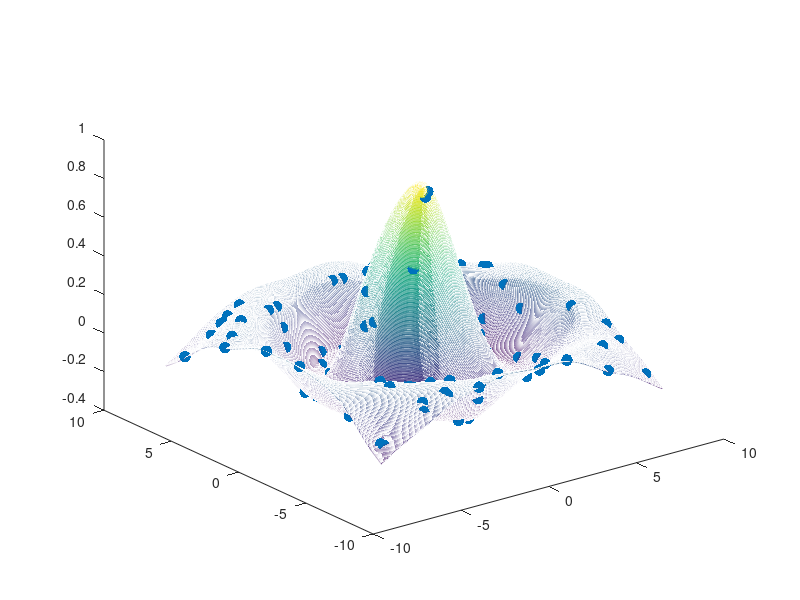

MATLAB code to generate this figure:
% x=0:1:4;
% y=4*x+1+randn(size(x));
% dl=10;
% a=linspace(-5,5,dl);
% b=linspace(-5,5,dl);
% 
% for ia=1:dl
%     for ib=1:dl
%         kw = (a(ia) * x + b(ib) - y).^2;
%         J(ia,ib) = sum(kw);
%     end
% end
% 
% [aa,bb] = meshgrid(a,b);
% mesh(aa,bb,J);
% 
% x = -5:1:5;
% y = 4*x + 1 + randn(size(x));
% dl = 11;
% a = linspace(-5,5,dl);
% b = linspace(-5,5,dl);
% 
% for ia=1:dl
%     for ib=1:dl
%         bez = abs((a(ia) * x + b(ib) - y));
%         J(ia,ib) = sum(bez);
%     end
% end
% 
% [aa,bb] = meshgrid(a,b);
% mesh(aa,bb,J);
x=rand(100,1)*16-8;
y=rand(100,1)*16-8;
xp = linspace(-8,8,500);
yp = linspace(-8,8,500);
r=sqrt(x.^2+y.^2)+eps;
z=sin(r)./r;
[XP,YP] = meshgrid(xp,yp);
Z=griddata(x,y,z,XP,YP,'v4');
plot3(x,y,z,'.','MarkerSize',25);
hold on;
mesh(XP,YP,Z);